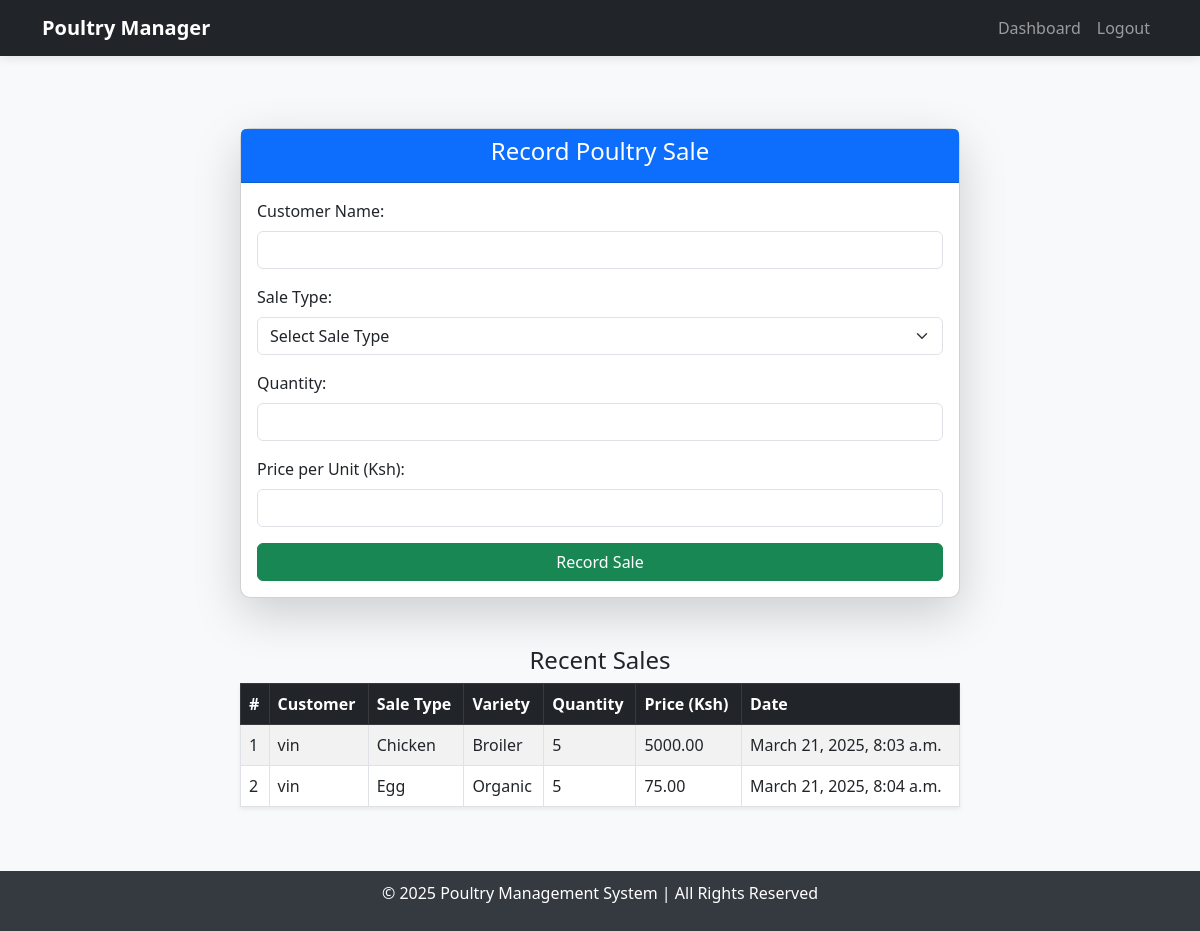
The app's page /record-sale/ (signed in), older data.
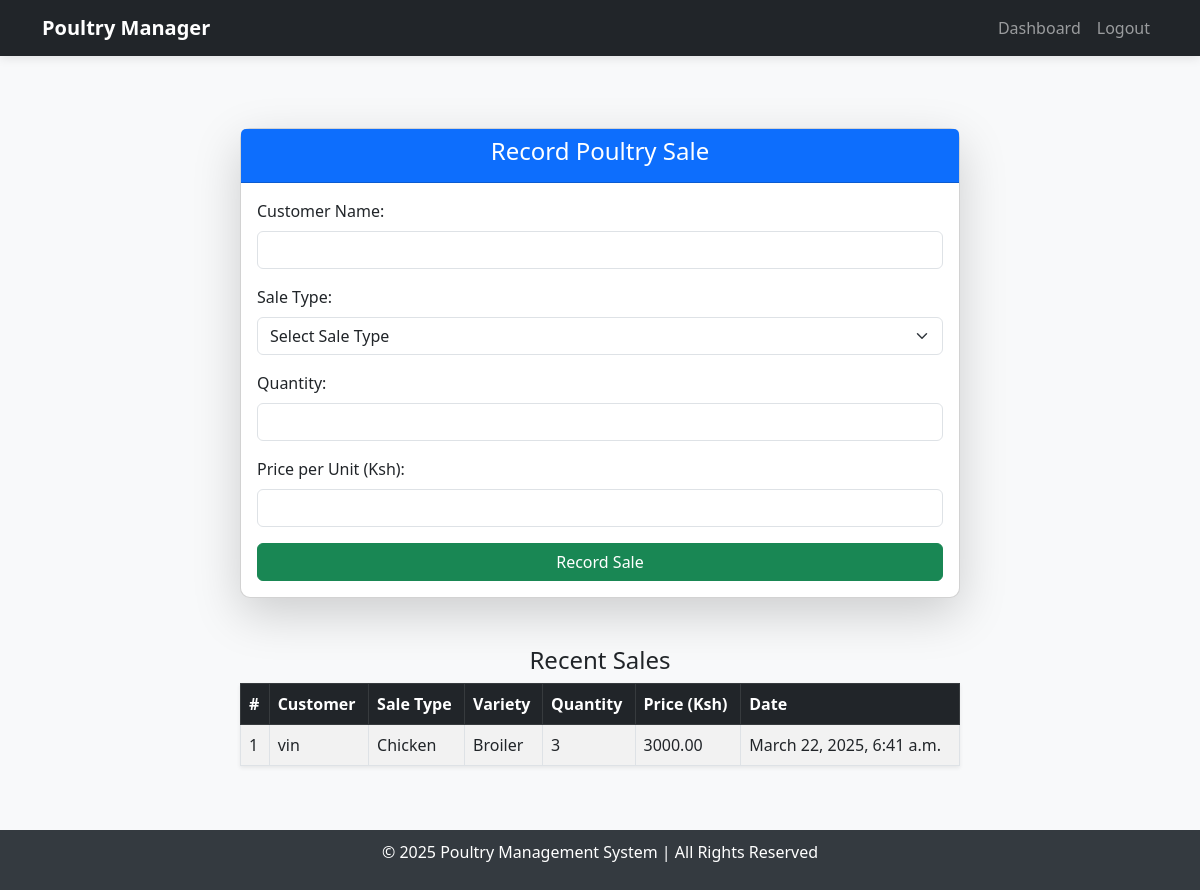
The same page, newer data.
### poultry/models.py (models this page shows, shortened)
class Sale(models.Model):
    customer_name = models.CharField(max_length=100)
    chicken = models.ForeignKey(Chicken, null=True, blank=True, on_delete=models.CASCADE)
    eggs = models.ForeignKey(Egg, null=True, blank=True, on_delete=models.CASCADE)
    quantity = models.PositiveIntegerField()
    price = models.DecimalField(max_digits=10, decimal_places=2)
    date_sold = models.DateTimeField(auto_now_add=True)
    chicken_variety = models.CharField(max_length=50, null=True, blank=True)
    egg_variety = models.CharField(max_length=20, null=True, blank=True)
    related_sale = models.ForeignKey('Sale', null=True, blank=True, on_delete=models.CASCADE)

### poultry/views.py (the view, shortened to what this page needs)
# urls.py: path('record-sale/', views.record_poultry_sale, name='record_poultry_sale'),
@login_required
def record_poultry_sale(request):
    return render(request, "poultry/record_sale.html", {
        "sales": Sale.objects.all(),
        "chickens": Chicken.objects.all(),
        "eggs": Egg.objects.all(),
    })

### poultry/templates/poultry/record_sale.html (shortened to what this page needs)
{% extends 'base.html' %}
{% load static %}
{% block content %}
<div class="container mt-5">
    <div class="row justify-content-center">
        <div class="col-md-8">
            <div class="card shadow-lg">
                <div class="card-header bg-primary text-white text-center">
                    <h4>Record Poultry Sale</h4>
                </div>
                <div class="card-body">
                    <form method="POST">
                        <div class="mb-3">
                            <label class="form-label">Customer Name:</label>
                            <input type="text" name="customer_name" class="form-control" required>
                        </div>
                        <div class="mb-3">
                            <label class="form-label">Sale Type:</label>
                            <select name="sale_type" id="saleType" class="form-select" required>
                                <option value="">Select Sale Type</option>
                            </select>
                        </div>
                        <div class="mb-3">
                            <label class="form-label">Quantity:</label>
                            <input type="number" name="quantity" class="form-control" min="1" required>
                        </div>
                        <div class="mb-3">
                            <label class="form-label">Price per Unit (Ksh):</label>
                            <input type="number" name="price" class="form-control" min="1" required>
                        </div>
                        <button type="submit" class="btn btn-success w-100">Record Sale</button>
                    </form>
                </div>
            </div>
            <div class="mt-5">
                <h4 class="text-center">Recent Sales</h4>
                <table class="table table-bordered table-striped shadow-sm">
                    <thead class="table-dark">
                        <tr>
                            <th>#</th>
                            <th>Customer</th>
                            <th>Sale Type</th>
                            <th>Variety</th>
                            <th>Quantity</th>
                            <th>Price (Ksh)</th>
                            <th>Date</th>
                        </tr>
                    </thead>
                    <tbody>
                        {% for sale in sales %}
                        <tr>
                            <td>{{ forloop.counter }}</td>
                            <td>{{ sale.customer_name }}</td>
                            <td>
                                {% if sale.chicken %} Chicken
                                {% elif sale.eggs %} Egg
                                {% else %} N/A
                                {% endif %}
                            </td>
                            <td>
                                {% if sale.chicken_variety %} {{ sale.chicken_variety|title }}
                                {% elif sale.egg_variety %} {{ sale.egg_variety|title }}
                                {% else %} N/A
                                {% endif %}
                            </td>
                            <td>{{ sale.quantity }}</td>
                            <td>{{ sale.price }}</td>
                            <td>{{ sale.date_sold }}</td>
                        </tr>
                        {% empty %}
                        <tr>
                            <td colspan="7" class="text-center text-muted">No sales recorded yet.</td>
                        </tr>
                        {% endfor %}
                    </tbody>
                </table>
            </div>
        </div>
    </div>
</div>
{% endblock %}

Row changes from the older to the newer data that the page shows:
removed Sale: customer_name "vin", shows "Chicken", chicken_variety "Broiler", quantity "5", price "5000.00", date_sold "March 21, 2025, 8:03 a.m."
removed Sale: customer_name "vin", shows "Egg", egg_variety "Organic", quantity "5", price "75.00", date_sold "March 21, 2025, 8:04 a.m."
added Sale: customer_name "vin", shows "Chicken", chicken_variety "Broiler", quantity "3", price "3000.00", date_sold "March 22, 2025, 6:41 a.m."
